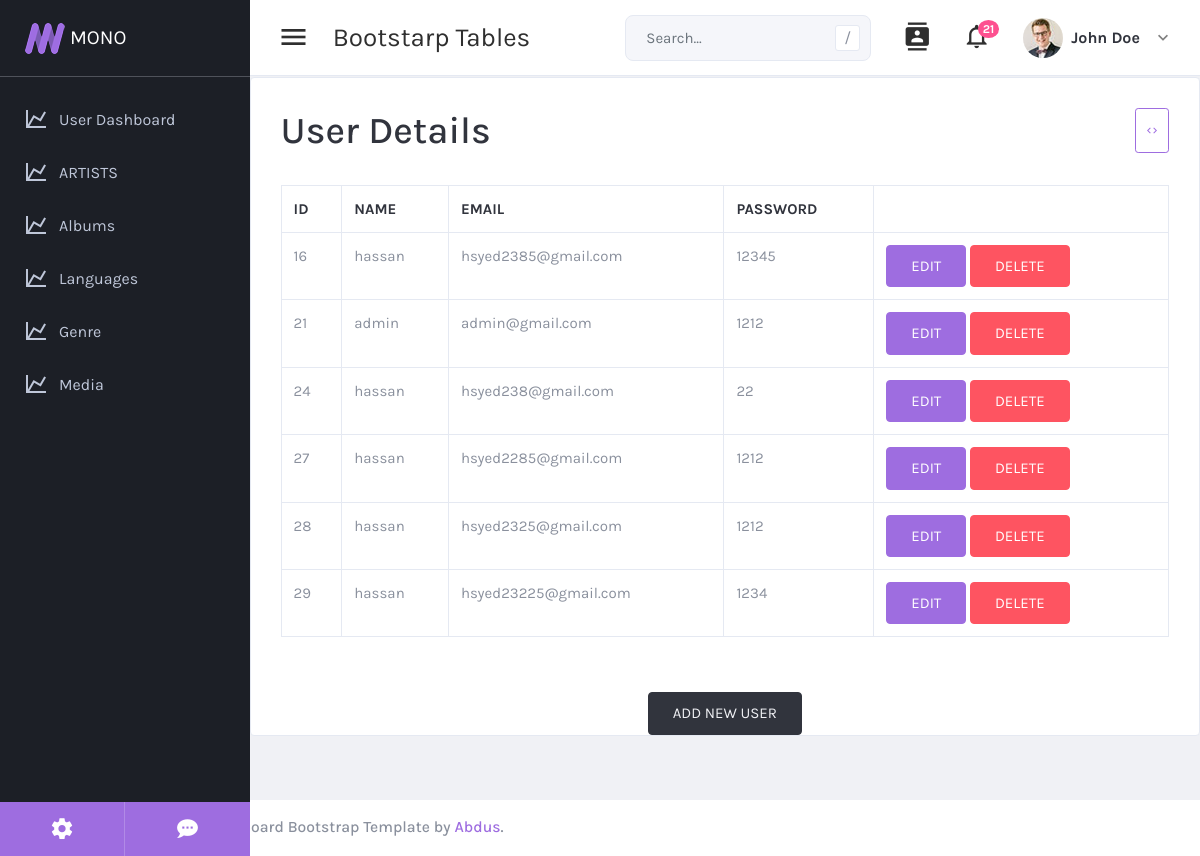
Screenshot of /admin_panel/analytics.php with the database file from the repository.
### tables this page shows
CREATE TABLE `users` (
  `id` int(11) NOT NULL,
  `name` varchar(255) NOT NULL,
  `email` varchar(255) NOT NULL,
  `password` varchar(255) NOT NULL,
  `user_role_id` int(11) NOT NULL
);

### admin_panel/analytics.php (the view, shortened to what this page needs)
  <?php
  include("shared/header.php");
  include("shared/sidebar.php");
  include("shared/nav.php");
  include("shared/connection.php");
  ?>
 <div class="content-wrapper">
<div class="row">
  <div class="col">
    <div class="card card-default">
      <div class="card-header">
      <h1 class= "text-center">User details</h1>
      <a class="btn mdi mdi-code-tags" data-toggle="collapse" href="#collapse-table-1" role="button"
          aria-expanded="false" aria-controls="collapse-table-1"> </a>
      </div>
      <div class="card-body">
        <?php
        $sql = "SELECT * from users";
        $run = mysqli_query($conn,$sql);
        if(mysqli_num_rows($run)>0){
            ?>
            <table class="table  table-bordered mt-5 w-100 m-auto ">
                <thead >
                    <tr>
                        <th>id</th>
                        <th>name</th>
                        <th>email</th>
                        <th>password</th>
                            </thead>
                            <tbody>
                                <?php
                                while($row = mysqli_fetch_assoc($run)){
                                    ?>
                                    <tr>
                                        <td><?php echo $row["id"]?></td>
                                        <td><?php echo $row["name"]?></td>
                                        <td><?php echo $row["email"]?></td>
                                        <td><?php echo $row["password"]?></td>
                                        <td>
                                            <a href="edituser.php?id=<?php echo $row["id"] ?>" class= "btn btn-primary">edit</a>
                                            <a href="deleteuser.php?dit=<?php echo $row ["id"] ?>"class="btn btn-danger">delete</a>
                                        </td>
                                </tr>
                                <?php
                                }
                                ?>
                                </tbody>
                                </table>
                                </div>
                                <?php
        }
        ?>
        <div class="container mt-5">
        <a href="adduser.php"><button class ="btn btn-dark text-light d-flex m-auto" >add new user</button></a>
    </div>
      </div>
    </div>
    </div>
    </div>
    </div>
    </div>
                    <?php
  include("shared/footer.php");
  ?>

### rows the page displays
users: id "16", name "hassan", email "hsyed2385@gmail.com", password "12345"
users: id "21", name "admin", email "admin@gmail.com", password "1212"
users: id "24", name "hassan", email "hsyed238@gmail.com", password "22"
users: id "27", name "hassan", email "hsyed2285@gmail.com", password "1212"
users: id "28", name "hassan", email "hsyed2325@gmail.com", password "1212"
users: id "29", name "hassan", email "hsyed23225@gmail.com", password "1234"
